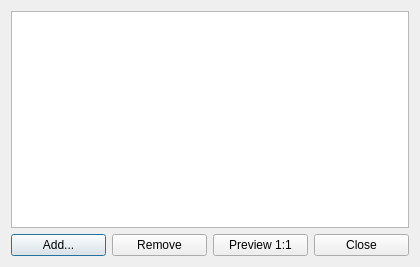
<?xml version="1.0" encoding="UTF-8"?>
<ui version="4.0">
 <class>PreviewSettingsDialog</class>
 <widget class="QDialog" name="PreviewSettingsDialog">
  <property name="geometry">
   <rect>
    <x>0</x>
    <y>0</y>
    <width>420</width>
    <height>267</height>
   </rect>
  </property>
  <property name="sizePolicy">
   <sizepolicy hsizetype="Fixed" vsizetype="Fixed">
    <horstretch>0</horstretch>
    <verstretch>0</verstretch>
   </sizepolicy>
  </property>
  <property name="minimumSize">
   <size>
    <width>420</width>
    <height>267</height>
   </size>
  </property>
  <property name="maximumSize">
   <size>
    <width>9999</width>
    <height>9999</height>
   </size>
  </property>
  <property name="windowTitle">
   <string>Preview Settings</string>
  </property>
  <property name="sizeGripEnabled">
   <bool>false</bool>
  </property>
  <property name="modal">
   <bool>true</bool>
  </property>
  <layout class="QVBoxLayout" name="verticalLayout">
   <item>
    <widget class="QTableView" name="settingsTableView"/>
   </item>
   <item>
    <layout class="QHBoxLayout" name="horizontalLayout">
     <item>
      <widget class="QPushButton" name="buttonAdd">
       <property name="text">
        <string>Add...</string>
       </property>
      </widget>
     </item>
     <item>
      <widget class="QPushButton" name="buttonRemove">
       <property name="text">
        <string>Remove</string>
       </property>
      </widget>
     </item>
     <item>
      <widget class="QPushButton" name="buttonPreviewNoScale">
       <property name="text">
        <string>Preview 1:1</string>
       </property>
      </widget>
     </item>
     <item>
      <widget class="QPushButton" name="buttonClose">
       <property name="text">
        <string>Close</string>
       </property>
      </widget>
     </item>
    </layout>
   </item>
  </layout>
 </widget>
 <resources/>
 <connections/>
</ui>
